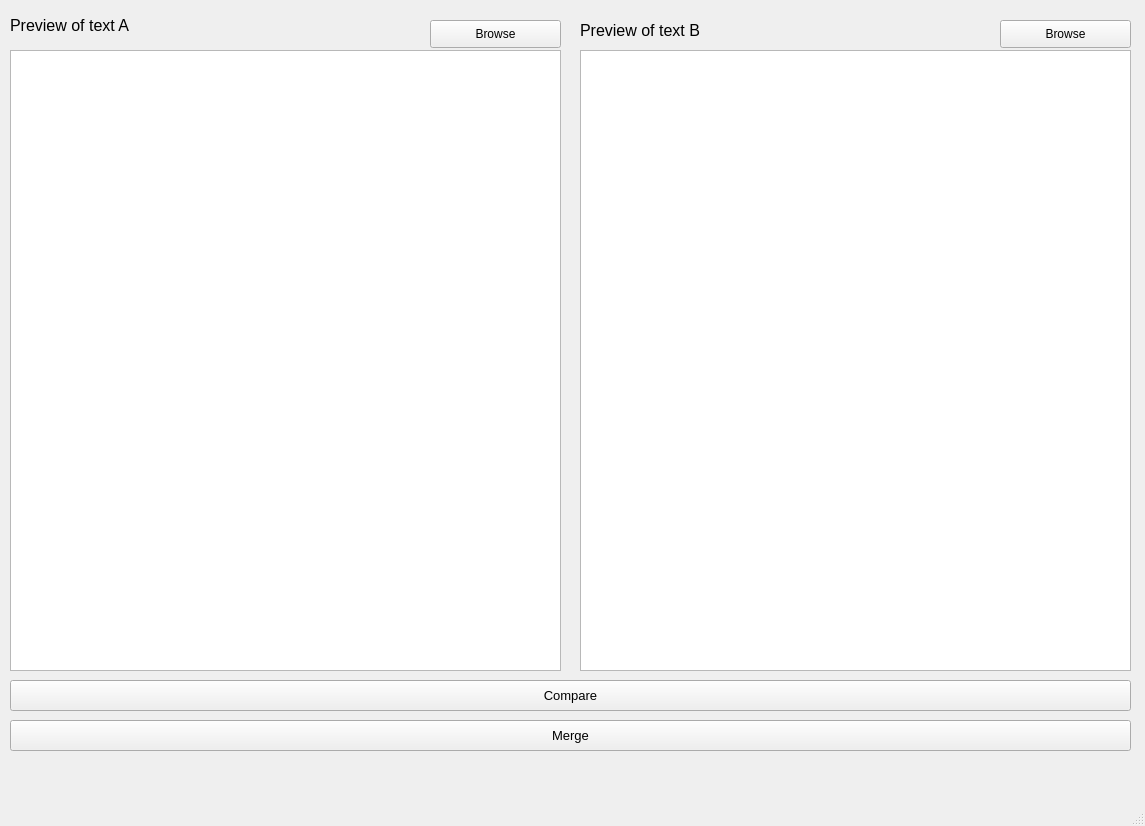
<?xml version="1.0" encoding="UTF-8"?>
<ui version="4.0">
 <class>MainWindow</class>
 <widget class="QMainWindow" name="MainWindow">
  <property name="geometry">
   <rect>
    <x>0</x>
    <y>0</y>
    <width>1145</width>
    <height>826</height>
   </rect>
  </property>
  <property name="windowTitle">
   <string>MainWindow</string>
  </property>
  <widget class="QWidget" name="centralwidget">
   <widget class="QTextEdit" name="textA">
    <property name="geometry">
     <rect>
      <x>10</x>
      <y>50</y>
      <width>551</width>
      <height>621</height>
     </rect>
    </property>
    <property name="readOnly">
     <bool>true</bool>
    </property>
    <property name="html">
     <string>&lt;!DOCTYPE HTML PUBLIC &quot;-//W3C//DTD HTML 4.0//EN&quot; &quot;http://www.w3.org/TR/REC-html40/strict.dtd&quot;&gt;
&lt;html&gt;&lt;head&gt;&lt;meta name=&quot;qrichtext&quot; content=&quot;1&quot; /&gt;&lt;style type=&quot;text/css&quot;&gt;
p, li { white-space: pre-wrap; }
&lt;/style&gt;&lt;/head&gt;&lt;body style=&quot; font-family:'MS Shell Dlg 2'; font-size:8.25pt; font-weight:400; font-style:normal;&quot;&gt;
&lt;p style=&quot;-qt-paragraph-type:empty; margin-top:0px; margin-bottom:0px; margin-left:0px; margin-right:0px; -qt-block-indent:0; text-indent:0px; font-size:7.8pt;&quot;&gt;&lt;br /&gt;&lt;/p&gt;&lt;/body&gt;&lt;/html&gt;</string>
    </property>
   </widget>
   <widget class="QTextEdit" name="textB">
    <property name="geometry">
     <rect>
      <x>580</x>
      <y>50</y>
      <width>551</width>
      <height>621</height>
     </rect>
    </property>
    <property name="readOnly">
     <bool>true</bool>
    </property>
    <property name="html">
     <string>&lt;!DOCTYPE HTML PUBLIC &quot;-//W3C//DTD HTML 4.0//EN&quot; &quot;http://www.w3.org/TR/REC-html40/strict.dtd&quot;&gt;
&lt;html&gt;&lt;head&gt;&lt;meta name=&quot;qrichtext&quot; content=&quot;1&quot; /&gt;&lt;style type=&quot;text/css&quot;&gt;
p, li { white-space: pre-wrap; }
&lt;/style&gt;&lt;/head&gt;&lt;body style=&quot; font-family:'MS Shell Dlg 2'; font-size:8.25pt; font-weight:400; font-style:normal;&quot;&gt;
&lt;p style=&quot;-qt-paragraph-type:empty; margin-top:0px; margin-bottom:0px; margin-left:0px; margin-right:0px; -qt-block-indent:0; text-indent:0px; font-size:8pt;&quot;&gt;&lt;br /&gt;&lt;/p&gt;&lt;/body&gt;&lt;/html&gt;</string>
    </property>
   </widget>
   <widget class="QLabel" name="labelA">
    <property name="geometry">
     <rect>
      <x>10</x>
      <y>15</y>
      <width>161</width>
      <height>21</height>
     </rect>
    </property>
    <property name="font">
     <font>
      <pointsize>12</pointsize>
     </font>
    </property>
    <property name="text">
     <string>Preview of text A</string>
    </property>
   </widget>
   <widget class="QLabel" name="labelB">
    <property name="geometry">
     <rect>
      <x>580</x>
      <y>20</y>
      <width>161</width>
      <height>21</height>
     </rect>
    </property>
    <property name="font">
     <font>
      <pointsize>12</pointsize>
     </font>
    </property>
    <property name="text">
     <string>Preview of text B</string>
    </property>
   </widget>
   <widget class="QPushButton" name="pb_A">
    <property name="geometry">
     <rect>
      <x>430</x>
      <y>20</y>
      <width>131</width>
      <height>28</height>
     </rect>
    </property>
    <property name="font">
     <font>
      <pointsize>9</pointsize>
     </font>
    </property>
    <property name="text">
     <string>Browse</string>
    </property>
   </widget>
   <widget class="QPushButton" name="pb_B">
    <property name="geometry">
     <rect>
      <x>1000</x>
      <y>20</y>
      <width>131</width>
      <height>28</height>
     </rect>
    </property>
    <property name="font">
     <font>
      <pointsize>9</pointsize>
     </font>
    </property>
    <property name="text">
     <string>Browse</string>
    </property>
   </widget>
   <widget class="QPushButton" name="pb_Compare">
    <property name="geometry">
     <rect>
      <x>10</x>
      <y>680</y>
      <width>1121</width>
      <height>31</height>
     </rect>
    </property>
    <property name="font">
     <font>
      <pointsize>10</pointsize>
     </font>
    </property>
    <property name="text">
     <string>Compare</string>
    </property>
   </widget>
   <widget class="QPushButton" name="btnMerge">
    <property name="geometry">
     <rect>
      <x>10</x>
      <y>720</y>
      <width>1121</width>
      <height>31</height>
     </rect>
    </property>
    <property name="font">
     <font>
      <pointsize>10</pointsize>
     </font>
    </property>
    <property name="text">
     <string>Merge</string>
    </property>
   </widget>
  </widget>
  <widget class="QMenuBar" name="menubar">
   <property name="geometry">
    <rect>
     <x>0</x>
     <y>0</y>
     <width>1145</width>
     <height>21</height>
    </rect>
   </property>
  </widget>
  <widget class="QStatusBar" name="statusbar"/>
 </widget>
 <resources/>
 <connections/>
</ui>
